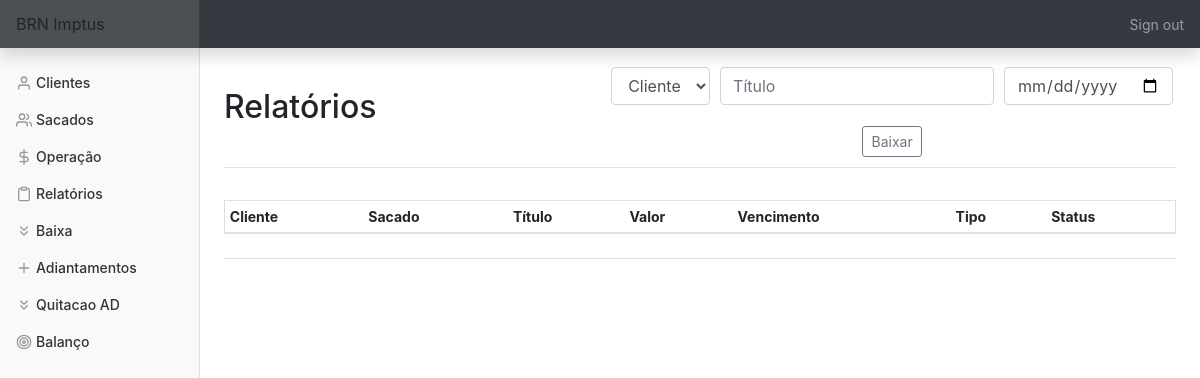
Page /baixa (signed in) on the earlier database version.
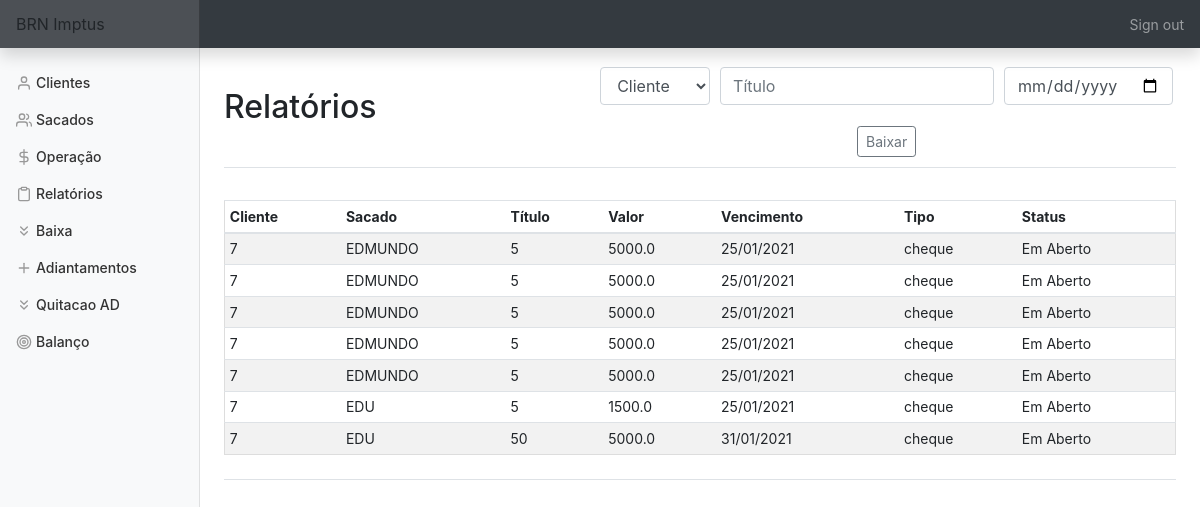
Same page on the later database version.
### tables this page shows
CREATE TABLE titulo (
    cliente_id INTEGER,
    sacado_id INTEGER,
    bordero INTEGER,
    titulo TEXT,
    vencimento DATE,
    valor FLOAT, 
    dt_negoc DATE,
    tipo TEXT,
    status TEXT,
    dt_baixa DATE, nm_sac TEXT,
    FOREIGN KEY (cliente_id) REFERENCES clientes(id),
    FOREIGN KEY (sacado_id) REFERENCES sacados(id));

### app.py (the view, shortened to what this page needs)
@app.route('/baixa', methods=['GET', 'POST'])
@login_required
def baixa():
    con = sqlite3.connect(DATABASE)
    con.row_factory = sqlite3.Row
    cur = con.cursor()
    cliente = cur.execute('SELECT nome FROM clientes')
    cliente = cur.fetchall()
    titlo = cur.execute('SELECT * FROM titulo WHERE status != "Quitado" ORDER BY vencimento')
    titlo = cur.fetchall()
    if request.method == 'GET':
        return render_template('baixa.html', cliente=cliente, titulo=titlo)

### app.py (called while the page is built)
@app.after_request
def after_request(response):
    response.headers["Cache-Control"] = "no-cache, no-store, must-revalidate"
    response.headers["Expires"] = 0
    response.headers["Pragma"] = "no-cache"
    return response

### helper.py (called while the page is built)
def login_required(f):
    @wraps(f)
    def decorated_function(*args, **kwargs):
        if session.get("user_id") is None:
            return redirect("/login")
        return f(*args, **kwargs)
    return decorated_function

### templates/baixa.html (shortened to what this page needs)
{% extends "layout.html" %}
{% block main %}
    <div class='d-flex justify-content-between flex-warp flex-md-nowrap align-items-center pt-3 pb-2 mb-3 border-bottom'>
        <h1 class='h2'>Relatórios</h1>
            <form action='baixa' method='POST'>
                <div class='form-group'>
                        <select class="form-control" name="cliente">
                            <option disabled selected value>Cliente</option>
                        </select>
                        <input name='titulo' autofocus class='form-control' placeholder='Título' type='text'>
                        <input name='dt_baixa' autofocus class='form-control' placeholder='Data da Baixa' type='date'>
                </div>
                <button type='submit' id='baixa' class='btn btn-sm btn-outline-secondary'>Baixar</button>
            </form>
    </div>
    <div class='d-flex justify-content-between flex-warp flex-md-nowrap align-items-center pt-3 pb-2 mb-3 border-bottom'>
        <div class='table-responsive'>
            <table class='table table-striped table-sm'>
                <thead>
                    <tr>
                        <th>Cliente</th>
                        <th>Sacado</th>
                        <th>Título</th>
                        <th>Valor</th>
                        <th>Vencimento</th>
                        <th>Tipo</th>
                        <th>Status</th>
                    </tr>
                </thead>
                <tbody>
                    {% for row in titulo %}
                        <tr>
                            <td>{{ row['cliente_id'] }}</td>
                            <td>{{ row['nm_sac'] }}</td>
                            <td>{{ row['titulo'] }}</td>
                            <td>{{ row['valor'] }}</td>
                            {% set lt = row['vencimento'].split('-') %}
                            <td>{{ lt[2]+'/'+lt[1]+'/'+lt[0] }}</td>
                            <td>{{ row['tipo'] }}</td>
                            <td>{{ row['status'] }}</td>
                        </tr>
                    {% endfor %}
                </tbody>
            </table>
        </div>
    </div>
{% endblock %}

Differences in the rows shown:
added titulo: cliente_id "7", nm_sac "EDMUNDO", titulo "5", valor "5000.0", vencimento "25/01/2021", tipo "cheque", status "Em Aberto"
added titulo: cliente_id "7", nm_sac "EDMUNDO", titulo "5", valor "5000.0", vencimento "25/01/2021", tipo "cheque", status "Em Aberto"
added titulo: cliente_id "7", nm_sac "EDMUNDO", titulo "5", valor "5000.0", vencimento "25/01/2021", tipo "cheque", status "Em Aberto"
added titulo: cliente_id "7", nm_sac "EDMUNDO", titulo "5", valor "5000.0", vencimento "25/01/2021", tipo "cheque", status "Em Aberto"
added titulo: cliente_id "7", nm_sac "EDMUNDO", titulo "5", valor "5000.0", vencimento "25/01/2021", tipo "cheque", status "Em Aberto"
added titulo: cliente_id "7", nm_sac "EDU", titulo "5", valor "1500.0", vencimento "25/01/2021", tipo "cheque", status "Em Aberto"
added titulo: cliente_id "7", nm_sac "EDU", titulo "50", valor "5000.0", vencimento "31/01/2021", tipo "cheque", status "Em Aberto"
